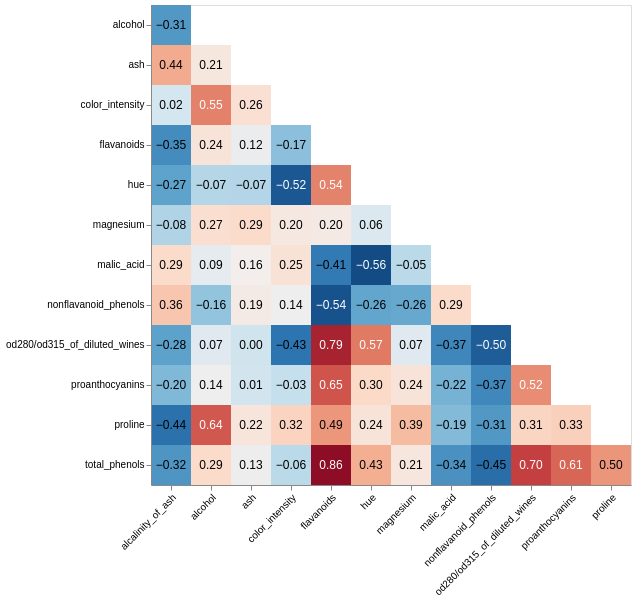

The code cell stored with this chart in its notebook:
### Code cell
chart_corr_wine = create_corr_chart (data_wine)
chart_corr_wine

### Figure 1 — Vega-Lite specification as saved in the notebook (floating-point values rounded to 4 significant figures; data arrays with more than 128 entries replaced by an {"elided": "..."} marker saying what was removed)
{"config": {"view": {"continuousWidth": 300, "continuousHeight": 300}}, "layer": [{"mark": {"type": "rect"}, "encoding": {"color": {"field": "correlation", "legend": null, "scale": {"reverse": true, "scheme": "redblue"}, "type": "quantitative"}, "x": {"axis": {"labelAngle": -45}, "field": "var_1", "title": null, "type": "nominal"}, "y": {"field": "var_2", "title": null, "type": "nominal"}}}, {"mark": {"type": "text", "size": 12}, "encoding": {"color": {"condition": {"test": "abs(datum.correlation) > 0.5", "value": "white"}, "value": "black"}, "text": {"field": "correlation", "format": ".2f", "type": "quantitative"}, "x": {"axis": {"labelAngle": -45}, "field": "var_1", "title": null, "type": "nominal"}, "y": {"field": "var_2", "title": null, "type": "nominal"}}}], "data": {"name": "data-3c40d354cf254e78a05a63fd573b3f9d"}, "height": {"step": 40}, "transform": [{"filter": "datum.var_1 < datum.var_2"}], "width": {"step": 40}, "$schema": "https://vega.github.io/schema/vega-lite/v5.17.0.json", "datasets": {"data-3c40d354cf254e78a05a63fd573b3f9d": {"elided": "169 records"}}}
